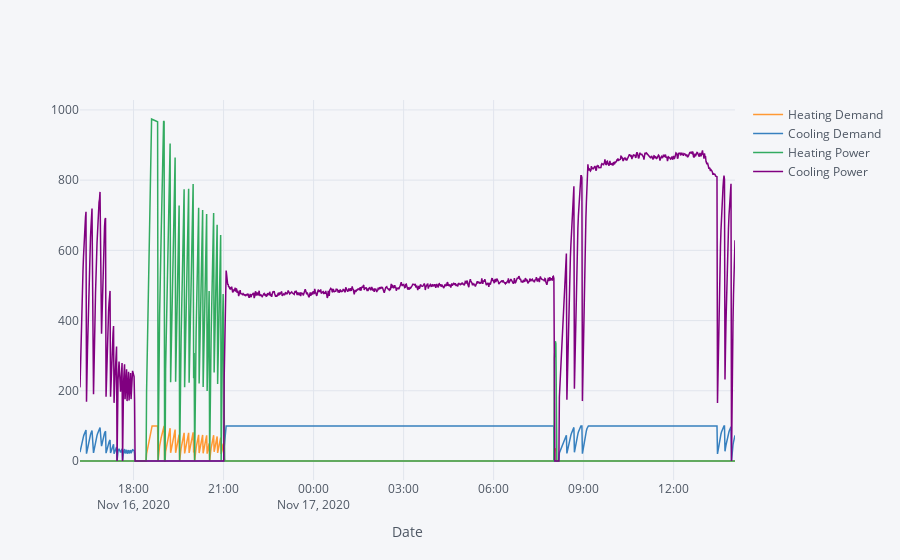

This figure's notebook cell:
### Markdown cell above
Observations from the above plot:

- _Outside Temperature_ stayed quite stable for the whole recorded time.
- The _Room Temperature_ did not reach 17 degrees at night. In fact, it did not in the comfort range too, meaning that the cooling system was turned on all night long.
- In the beginning, the _Room Temperature_ was higher than the _Room Setpoint_. The time during 18:09 Nov 16 shows that the room was in the stable state _(Room Temperature_ equals _Setpoint)_. Just before and after that, _Room Temperature_ was in the comfort range, so both the cooling and heating systems were off. Then, the _Room Temperature_ continued to drop, indicating that the _Outside Temperature_ may also affect the building at some level.

### Code cell
#Plot the Heating/Cooling Demand, Heating/Cooling Power
X.loc[ : , ['Heating Demand', 'Cooling Demand', 'Heating Power', 'Cooling Power']].iplot(width = 1.5, xTitle='Date')

### Figure 1 — Plotly figure (JSON) as saved in the notebook; plotly's stock layout.template omitted (floating-point values rounded to 4 significant figures; data arrays with more than 128 entries replaced by an {"elided": "..."} marker saying what was removed)
{"data": [{"line": {"color": "rgba(255, 153, 51, 1.0)", "dash": "solid", "shape": "linear", "width": 1.5}, "mode": "lines", "name": "Heating Demand", "text": "", "type": "scatter", "x": {"elided": "1258 str values"}, "y": {"elided": "1258 float values"}}, {"line": {"color": "rgba(55, 128, 191, 1.0)", "dash": "solid", "shape": "linear", "width": 1.5}, "mode": "lines", "name": "Cooling Demand", "text": "", "type": "scatter", "x": {"elided": "1258 str values"}, "y": {"elided": "1258 float values"}}, {"line": {"color": "rgba(50, 171, 96, 1.0)", "dash": "solid", "shape": "linear", "width": 1.5}, "mode": "lines", "name": "Heating Power", "text": "", "type": "scatter", "x": {"elided": "1258 str values"}, "y": {"elided": "1258 float values"}}, {"line": {"color": "rgba(128, 0, 128, 1.0)", "dash": "solid", "shape": "linear", "width": 1.5}, "mode": "lines", "name": "Cooling Power", "text": "", "type": "scatter", "x": {"elided": "1258 str values"}, "y": {"elided": "1258 float values"}}], "layout": {"legend": {"bgcolor": "#F5F6F9", "font": {"color": "#4D5663"}}, "paper_bgcolor": "#F5F6F9", "plot_bgcolor": "#F5F6F9", "title": {"font": {"color": "#4D5663"}}, "xaxis": {"gridcolor": "#E1E5ED", "showgrid": true, "tickfont": {"color": "#4D5663"}, "title": {"font": {"color": "#4D5663"}, "text": "Date"}, "zerolinecolor": "#E1E5ED"}, "yaxis": {"gridcolor": "#E1E5ED", "showgrid": true, "tickfont": {"color": "#4D5663"}, "title": {"font": {"color": "#4D5663"}, "text": ""}, "zerolinecolor": "#E1E5ED"}}}
